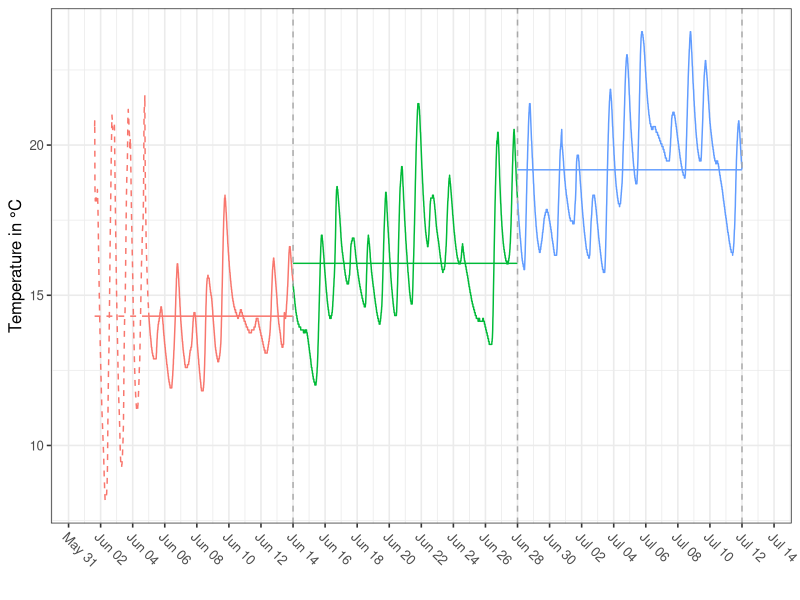

Recreate this plot in R.

# needed packages
library("ggplot2")
library("lubridate")
library("dplyr")
library("scales")

# import file

TempC<-read.table("Temp_Docs/T_log_1.txt", sep="\t",header=T,
                 stringsAsFactors=F)

#transform Date.Time as POSIXct
TempC$Date.Time <- ymd_hms(TempC$Date.Time)

# exclude dates after 12/07/12

# 120/06/1 <- day 153 of the year
# 12/07/12 <- day 193 of the year

# select time period
TempC<-TempC[ yday( TempC$Date.Time ) >= 153 & yday( TempC$Date.Time ) <= 193, ]

# mark different time periods

TempC$Waterbath <- NA
TempC[ yday( TempC$Date.Time ) <= 156, ]$Waterbath <- "NO"
TempC[ yday( TempC$Date.Time ) > 156, ]$Waterbath <- "YES"

TempC$Phase <- NA
TempC[ yday( TempC$Date.Time ) <= 165, ]$Phase <- "Regrowth"
TempC[ yday( TempC$Date.Time ) > 165 & yday( TempC$Date.Time ) <= 179, ]$Phase <- "Phase_1"
TempC[ yday( TempC$Date.Time ) > 179, ]$Phase <- "Phase_2"

TempC$Phase<-factor(TempC$Phase, levels=c("Regrowth","Phase_1","Phase_2"))

TempC_mean <- TempC %>% 
  group_by(Phase) %>% 
  summarise(mean_T = mean(Temp))

TempC <- left_join(TempC,TempC_mean)

SamplDat <- as.numeric( as.POSIXct( c("2012-06-14", "2012-06-28","2012-07-12"), tz = "GMT"))

graphT<-ggplot(TempC, aes(x=Date.Time, y=Temp, linetype=Waterbath,colour=Phase))+
  geom_line()+
  geom_line(data=TempC, aes(x=Date.Time, y=mean_T))+
  labs(y="Temperature in °C", x="")+
  scale_linetype_manual(values=c("dashed","solid"))+ 
  geom_vline( xintercept = SamplDat, colour = "darkgrey", linetype = "dashed")+
  theme_bw(base_size=12)+
  scale_x_datetime(breaks=date_breaks(width = "2 day"),
                   labels = date_format("%b %d"),
                   limits = as.POSIXct(c('2012-06-01 00:00:00','2012-07-13 00:00:00')))+
  theme(legend.position="none", axis.text.x=element_text(angle=-45, hjust=0))

ggsave(plot = graphT, "figures/Figure_S_2.pdf", width = 6, height = 3)
